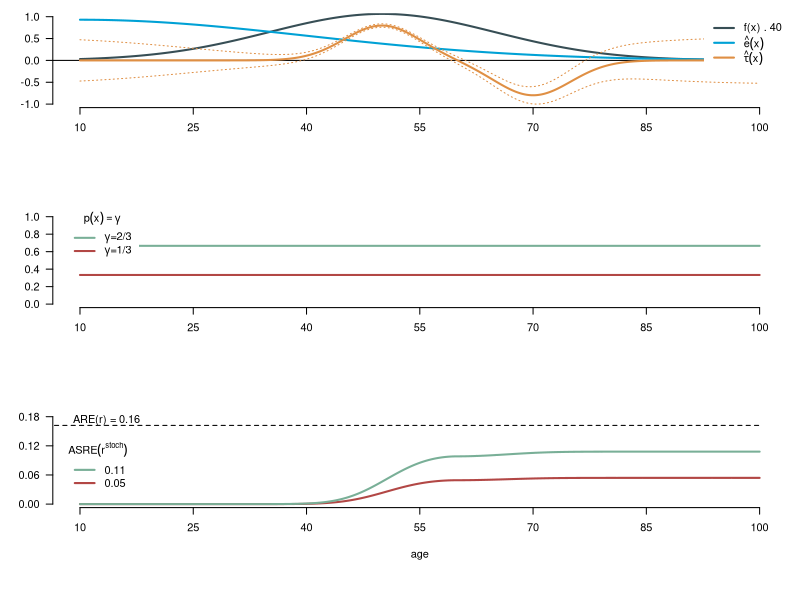
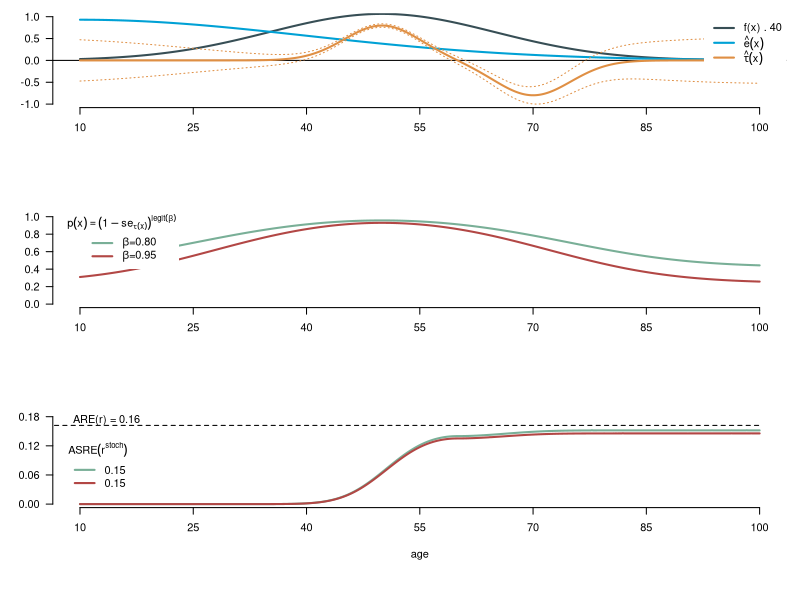
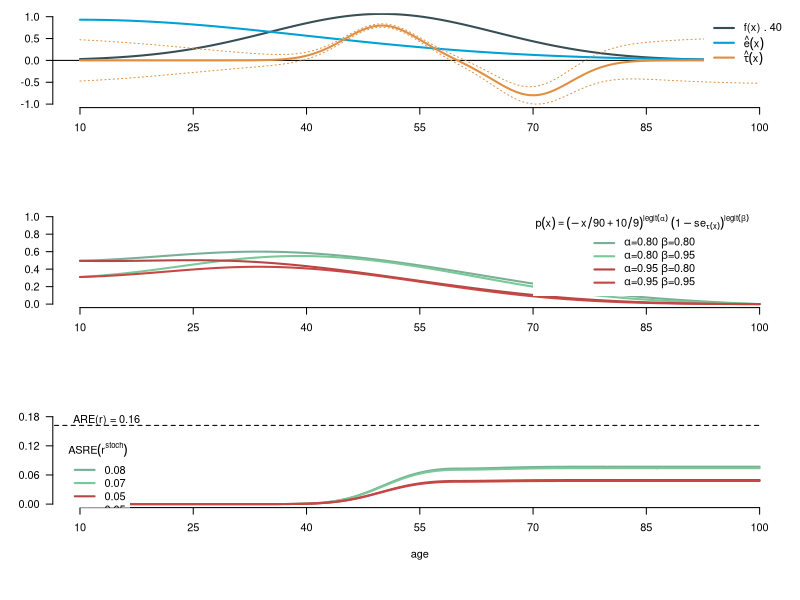
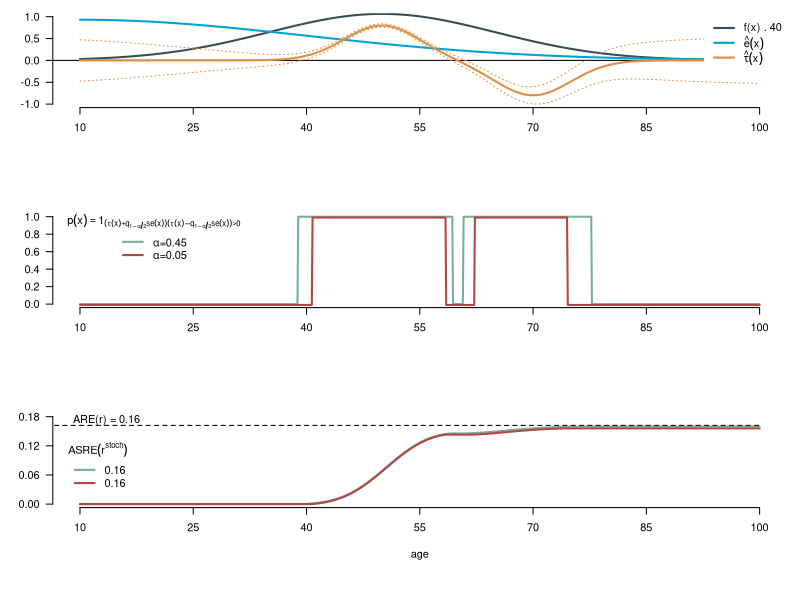
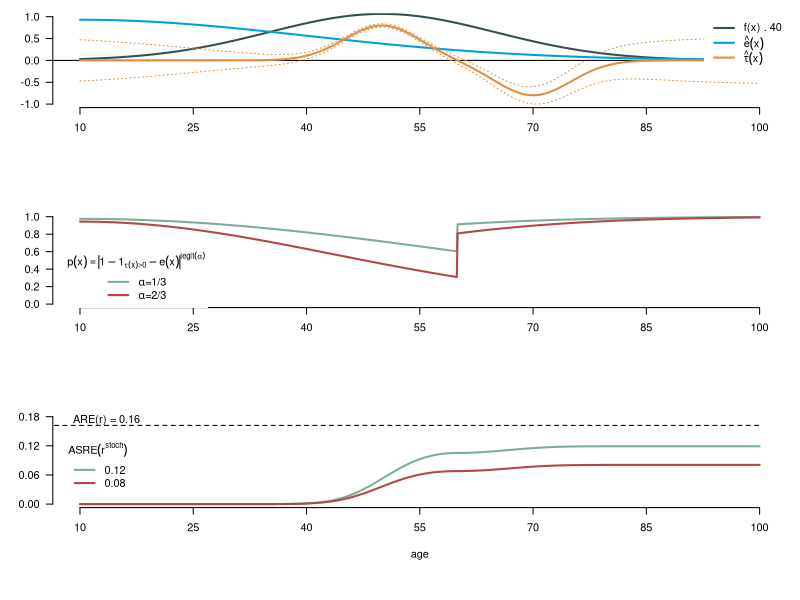

These figures' R source, in order:
mu1 <- 50
sig1 <- 15

mu2 <- 20
sig2 <- 5

mu3 <- 40
sig3 <- 5

mu4 <- 50
sig4 <- 20

mu5 <- 10
sig5 <- 30

f1 <- function(x) {exp(-(x-mu1)^2/(2*sig1^2)) /(sig1*sqrt(2*pi)) }
f2 <- function(x) {exp(-(x-mu2)^2/(2*sig2^2)) /(sig2*sqrt(2*pi)) }
f3 <- function(x) {exp(-(x-mu3)^2/(2*sig3^2)) /(sig3*sqrt(2*pi)) }
f4 <- function(x) {exp(-(x-mu4)^2/(2*sig4^2)) /(sig4*sqrt(2*pi)) }
f5 <- function(x) {exp(-(x-mu5)^2/(2*sig5^2)) /(sig5*sqrt(2*pi)) }

f <- function(x) f1(x)
e <- function(x) 70*f5(x)

lwst <- .039
expan <- .00165
expit2 <- function(x) abs(1/(1+exp(-x))-.5+lwst)
se <- function(x) expit2(expan*(50-x)^2)
tau <- function(x) { 10*(f2(x-30)-f3(x-30)) }

r_e <- function(x) { 10*(f2(x)-f4(x)) }
i <- function(x) {.5*log((x+1)/(1-x)) }

p <- function(x) {gamma*(1-abs(r_e(x)))^i(alpha) }
#gam <- function(x){(1+exp(.1*(x-60)))^-1}

p1 <- function(x) {gam(x)*abs(tau(x))^i(alpha)*(1-se(x))^i(beta) }


asre_f <- function(x) { p(x)*f(x)*tau(x)*r_e(x) }
asre_f0 <- function(x) { p0(x)*f(x)*tau(x)*(ifelse(tau(x)>0,1,0)-e(x)) }
asre_f1 <- function(x) { p1(x)*f(x)*tau(x)*(ifelse(tau(x)>0,1,0)-e(x)) }

are_f1 <- function(x) { f(x)*tau(x)*(ifelse(tau(x)>0,1,0)-e(x)) }

p2 <- function(x) {gamma*abs(tau(x))^i(alpha) }
asre_f2 <- function(x) { p2(x)*f(x)*tau(x)*r_e(x) }

sim<- seq(10,100,by=.1)

wl <- 10
dev.new(width=wl, height=wl*3, pointsize=7)
par(mar=c(7,4,1,1))
par(mfrow=c(3,1))
par(xpd=FALSE)

# plot 1

plot(1, type="n", bty="n", xaxt="n", xlim=range(sim), ylim=c(-1,1), xlab="", ylab="", las=1)
axis(side=1, at = seq(10,100, by=15))
abline(h=0)
points(sim, 40*sapply(sim, f), type="l", lwd=2, col="#374E55FF")
#points(sim, sapply(sim, r_e), type="l", lwd=2, col="#00A1D5FF")
points(sim, sapply(sim, e), type="l", lwd=2, col="#00A1D5FF")
points(sim, sapply(sim, tau), type="l", lwd=2, col="#DF8F44FF")
points(sim, sapply(sim, function(x) tau(x)+se(x)), type="l", lwd=1, lty=3, col="#DF8F44FF")
points(sim, sapply(sim, function(x) tau(x)-se(x)), type="l", lwd=1, lty=3, col="#DF8F44FF")

par(xpd=TRUE)
legend("topright", box.lty = 0, bg="white",
       legend=c("f(x) . 40", expression(hat(e)(x)), expression(hat(tau)(x))),
       lwd=2, col=c("#374E55FF", "#00A1D5FF","#DF8F44FF"))

plot(1, type="n", bty="n", xaxt="n", xlim=range(sim), ylim=c(0,1), xlab="", ylab="", las=1)
axis(side=1, at = seq(10,100, by=15))

jamacol1 <- c("#79AF97FF", "#79C897")[1]
jamacol2 <- c("#B24745FF", "#C84745")[1]
jamacol <- c(jamacol2, jamacol1)

n <- 4
it <- 0
p0 <- function(x) {gamma }

for (k in seq(0,1,length=n)[-c(1,n)]) {
        gamma <- k
it <- it+1
lines(sim, sapply(sim, p0), lwd=2, col=jamacol[it])
}

legend(8,1.06, box.lty = 0, title=expression(p(x)==gamma),
       legend=rev(c(expression(paste(gamma, "=1/3 ")),
                expression(paste(gamma, "=2/3 ")))),
       lwd=2, col=rev(jamacol))


plot(1, type="n", bty="n", xaxt="n", yaxt="n", xlim=range(sim), ylim=c(0,.18), xlab="age", ylab="")
axis(side=1, at = seq(10,100, by=15))
axis(side=2, at = seq(0,.18, length=4), las=1)

n <- 4
it <- 0
asre_val <- list()

for (k in seq(0,1,length=n)[-c(1,n)]) {
        gamma <- k
        it <- it+1
        lines(sim, sapply(sim, function(x) integrate(asre_f0, lower=10, upper=x)$value), lwd=2, col=jamacol[it])
        asre_val[[it]] <- integrate(asre_f0, lower=10, upper=100)$value
}

par(xpd=FALSE)
asre_val <- sapply(asre_val,c)
are_val <- integrate(are_f1, lower=10, upper=100)$value

segments(0,are_val,100,are_val, lty=2)

legend(8,.13, box.lty = 0, title=expression(ASRE(r^stoch)), bg="white",
       legend=rev(format(round(asre_val, digits=2), nsmall = 2)), 
       lwd=2, col=rev(jamacol))
text(13.5, are_val+.01, paste("ARE(r) =", format(round(are_val, digits=2), nsmall = 2)) )

### plot 2

dev.new(width=wl, height=wl*3, pointsize=7)
par(mar=c(7,4,1,1))
par(mfrow=c(3,1))
par(xpd=FALSE)

plot(1, type="n", bty="n", xaxt="n", xlim=range(sim), ylim=c(-1,1), xlab="", ylab="", las=1)
axis(side=1, at = seq(10,100, by=15))
abline(h=0)
points(sim, 40*sapply(sim, f), type="l", lwd=2, col="#374E55FF")
#points(sim, sapply(sim, r_e), type="l", lwd=2, col="#00A1D5FF")
points(sim, sapply(sim, e), type="l", lwd=2, col="#00A1D5FF")
points(sim, sapply(sim, tau), type="l", lwd=2, col="#DF8F44FF")
points(sim, sapply(sim, function(x) tau(x)+se(x)), type="l", lwd=1, lty=3, col="#DF8F44FF")
points(sim, sapply(sim, function(x) tau(x)-se(x)), type="l", lwd=1, lty=3, col="#DF8F44FF")


legend("topright", box.lty = 0, bg="white",
       legend=c("f(x) . 40", expression(hat(e)(x)), expression(hat(tau)(x))),
       lwd=2, col=c("#374E55FF", "#00A1D5FF","#DF8F44FF"))

par(xpd=TRUE)
plot(1, type="n", bty="n", xaxt="n", xlim=range(sim), ylim=c(0,1), xlab="", ylab="", las=1)
axis(side=1, at = seq(10,100, by=15))

jamacol1 <- c("#79AF97FF", "#79C897")[1]
jamacol2 <- c("#B24745FF", "#C84745")[1]
jamacol <- c(jamacol1, jamacol2)

it <- 0
p0 <- function(x) (1-se(x))^i(beta)

for (k in c(.80,.95)) {
                beta <- k
                it <- it+1
                lines(sim, sapply(sim, p0), lwd=2, col=jamacol[it])
        }

legend(8,1.03, box.lty = 0, title=expression(p(x)==(1-se[tau(x)])^legit(beta)),
       legend=c(expression(paste(beta, "=0.80")),
                expression(paste(beta, "=0.95"))),
       lwd=2, col=jamacol)


plot(1, type="n", bty="n", xaxt="n", yaxt="n", xlim=range(sim), ylim=c(0,.18), xlab="age", ylab="")
axis(side=1, at = seq(10,100, by=15))
axis(side=2, at = seq(0,.18, length=4), las=1)

n <- 5
it <- 0
asre_val <- list()

for (k in c(.80,.95)) {
                beta <- k
                it <- it+1
                lines(sim, sapply(sim, function(x) integrate(asre_f0, lower=10, upper=x)$value), lwd=2, col=jamacol[it])
                asre_val[[it]] <- integrate(asre_f0, lower=10, upper=100)$value
        }

asre_val <- sapply(asre_val,c)
are_val <- integrate(are_f1, lower=10, upper=100)$value

par(xpd=FALSE)
segments(0,are_val,100,are_val, lty=2)

legend(8,.13, box.lty = 0, title=expression(ASRE(r^stoch)), bg="white",
       legend=format(round(asre_val, digits=2), nsmall = 2), 
       lwd=2, col=jamacol)
text(13.5, are_val+.01, paste("ARE(r) =", format(round(are_val, digits=2), nsmall = 2)) )

### plot 3
dev.new(width=wl, height=wl*3, pointsize=7)
par(mar=c(7,4,1,1))
par(mfrow=c(3,1))
par(xpd=FALSE)

plot(1, type="n", bty="n", xaxt="n", xlim=range(sim), ylim=c(-1,1), xlab="", ylab="", las=1)
axis(side=1, at = seq(10,100, by=15))
abline(h=0)
points(sim, 40*sapply(sim, f), type="l", lwd=2, col="#374E55FF")
#points(sim, sapply(sim, r_e), type="l", lwd=2, col="#00A1D5FF")
points(sim, sapply(sim, e), type="l", lwd=2, col="#00A1D5FF")
points(sim, sapply(sim, tau), type="l", lwd=2, col="#DF8F44FF")
points(sim, sapply(sim, function(x) tau(x)+se(x)), type="l", lwd=1, lty=3, col="#DF8F44FF")
points(sim, sapply(sim, function(x) tau(x)-se(x)), type="l", lwd=1, lty=3, col="#DF8F44FF")

par(xpd=TRUE)
legend("topright", box.lty = 0, bg="white",
       legend=c("f(x) . 40", expression(hat(e)(x)), expression(hat(tau)(x))),
       lwd=2, col=c("#374E55FF", "#00A1D5FF","#DF8F44FF"))

plot(1, type="n", bty="n", xaxt="n", xlim=range(sim), ylim=c(0,1), xlab="", ylab="", las=1)
axis(side=1, at = seq(10,100, by=15))

jamacol1 <- c("#79AF97FF", "#79C897")
jamacol2 <- c("#B24745FF", "#C84745")
jamacol <- c(jamacol1, jamacol2)

it <- 0
p0 <- function(x) (1-se(x))^i(beta) * (-x/90+10/9)^i(alpha)

for (j in c(.80,.95)) {
        alpha <- j
for (k in c(.80,.95)) {
        beta <- k
        it <- it+1
        lines(sim, sapply(sim, p0), lwd=2, col=jamacol[it])
}
}

legend(70,1.03, box.lty = 0, title=expression(p(x)==(-x/90+10/9)^legit(alpha)~(1-se[tau(x)])^legit(beta)),
       legend=c(expression(paste(alpha, "=0.80 ", beta, "=0.80")),
                expression(paste(alpha, "=0.80 ", beta, "=0.95")),
                expression(paste(alpha, "=0.95 ", beta, "=0.80")),
                expression(paste(alpha, "=0.95 ", beta, "=0.95"))),
       lwd=2, col=jamacol)


plot(1, type="n", bty="n", xaxt="n", yaxt="n", xlim=range(sim), ylim=c(0,.18), xlab="age", ylab="")
axis(side=1, at = seq(10,100, by=15))
axis(side=2, at = seq(0,.18, length=4), las=1)

it <- 0
asre_val <- list()

for (j in c(.80,.95)) {
        alpha <- j
        for (k in c(.80,.95)) {
                beta <- k
        it <- it+1
        lines(sim, sapply(sim, function(x) integrate(asre_f0, lower=10, upper=x)$value), lwd=2, col=jamacol[it])
        asre_val[[it]] <- integrate(asre_f0, lower=10, upper=100)$value
        }
}

asre_val <- sapply(asre_val,c)
are_val <- integrate(are_f1, lower=10, upper=100)$value

par(xpd=FALSE)
segments(0,are_val,100,are_val, lty=2)

legend(8,.13, box.lty = 0, title=expression(ASRE(r^stoch)), bg="white",
       legend=format(round(asre_val, digits=2), nsmall = 2), 
       lwd=2, col=jamacol)
text(13.5, are_val+.01, paste("ARE(r) =", format(round(are_val, digits=2), nsmall = 2)) )

### plot 4
dev.new(width=wl, height=wl*3, pointsize=7)
par(mar=c(7,4,1,1))
par(mfrow=c(3,1))
par(xpd=FALSE)

plot(1, type="n", bty="n", xaxt="n", xlim=range(sim), ylim=c(-1,1), xlab="", ylab="", las=1)
axis(side=1, at = seq(10,100, by=15))
abline(h=0)
points(sim, 40*sapply(sim, f), type="l", lwd=2, col="#374E55FF")
#points(sim, sapply(sim, r_e), type="l", lwd=2, col="#00A1D5FF")
points(sim, sapply(sim, e), type="l", lwd=2, col="#00A1D5FF")
points(sim, sapply(sim, tau), type="l", lwd=2, col="#DF8F44FF")
points(sim, sapply(sim, function(x) tau(x)+se(x)), type="l", lwd=1, lty=3, col="#DF8F44FF")
points(sim, sapply(sim, function(x) tau(x)-se(x)), type="l", lwd=1, lty=3, col="#DF8F44FF")

par(xpd=TRUE)
legend("topright", box.lty = 0, bg="white",
       legend=c("f(x) . 40", expression(hat(e)(x)), expression(hat(tau)(x))),
       lwd=2, col=c("#374E55FF", "#00A1D5FF","#DF8F44FF"))

plot(1, type="n", bty="n", xaxt="n", xlim=range(sim), ylim=c(0,1), xlab="", ylab="", las=1)
axis(side=1, at = seq(10,100, by=15))

jamacol1 <- c("#79AF97FF", "#79C897")[1]
jamacol2 <- c("#B24745FF", "#C84745")[1]
jamacol <- c(jamacol1, jamacol2)

p0 <- function(x) as.numeric(sign((tau(x)+qt*se(x))*(tau(x)-qt*se(x)))==1)

it <- 0
for (j in c(0.45, .05) ) {
        qt <- qnorm(1-j/2)
                it <- it+1
                lines(sim, sapply(sim, p0)-(it-1)*.01, lwd=2, col=jamacol[it])
        }

legend(8,1.03, box.lty = 0, title=expression(p(x)==1[(tau(x)+q[1-alpha/2]*se(x))*(tau(x)-q[1-alpha/2]*se(x))>0]),
       legend=c(expression(paste(alpha, "=0.45 ")),
                expression(paste(alpha, "=0.05 "))),
       lwd=2, col=jamacol)


plot(1, type="n", bty="n", xaxt="n", yaxt="n", xlim=range(sim), ylim=c(0,.18), xlab="age", ylab="")
axis(side=1, at = seq(10,100, by=15))
axis(side=2, at = seq(0,.18, length=4), las=1)

it <- 0
asre_val <- list()

for (j in c(0.3, .05) ) {
        qt <- qnorm(1-j/2)
        it <- it+1
                lines(seq(10,100, by=.5), sapply(seq(10,100, by=.5)+.05, function(x) integrate(asre_f0, lower=10, upper=x)$value), lwd=2, col=jamacol[it])
                asre_val[[it]] <- integrate(asre_f0, lower=10, upper=100)$value
        }

asre_val <- sapply(asre_val,c)
are_val <- integrate(are_f1, lower=10, upper=100)$value

par(xpd=FALSE)
segments(0,are_val,100,are_val, lty=2)

legend(8,.13, box.lty = 0, title=expression(ASRE(r^stoch)), bg="white",
       legend=format(round(asre_val, digits=2), nsmall = 2), 
       lwd=2, col=jamacol)
text(13.5, are_val+.01, paste("ARE(r) =", format(round(are_val, digits=2), nsmall = 2)) )

### plot 5
dev.new(width=wl, height=wl*3, pointsize=7)
par(mar=c(7,4,1,1))
par(mfrow=c(3,1))
par(xpd=FALSE)

plot(1, type="n", bty="n", xaxt="n", xlim=range(sim), ylim=c(-1,1), xlab="", ylab="", las=1)
axis(side=1, at = seq(10,100, by=15))
abline(h=0)
points(sim, 40*sapply(sim, f), type="l", lwd=2, col="#374E55FF")
#points(sim, sapply(sim, r_e), type="l", lwd=2, col="#00A1D5FF")
points(sim, sapply(sim, e), type="l", lwd=2, col="#00A1D5FF")
points(sim, sapply(sim, tau), type="l", lwd=2, col="#DF8F44FF")
points(sim, sapply(sim, function(x) tau(x)+se(x)), type="l", lwd=1, lty=3, col="#DF8F44FF")
points(sim, sapply(sim, function(x) tau(x)-se(x)), type="l", lwd=1, lty=3, col="#DF8F44FF")

par(xpd=TRUE)
legend("topright", box.lty = 0, bg="white",
       legend=c("f(x) . 40", expression(hat(e)(x)), expression(hat(tau)(x))),
       lwd=2, col=c("#374E55FF", "#00A1D5FF","#DF8F44FF"))

plot(1, type="n", bty="n", xaxt="n", xlim=range(sim), ylim=c(0,1), xlab="", ylab="", las=1)
axis(side=1, at = seq(10,100, by=15))

jamacol1 <- c("#79AF97FF", "#79C897")[1]
jamacol2 <- c("#B24745FF", "#C84745")[1]
jamacol <- c(jamacol1, jamacol2)

p0 <- function(x) abs(1-ifelse(tau(x)>0,1,0)-e(x))^i(alpha)

it <- 0
for (j in c(1/3, 2/3) ) {
        alpha <- j
        it <- it+1
        lines(sim, sapply(sim, p0), lwd=2, col=jamacol[it])
}

legend(8,.6, box.lty = 0, title=expression(p(x)==abs(1-1[tau(x)>0]-e(x))^legit(alpha)),
       legend=c(expression(paste(alpha, "=1/3 ")),
                expression(paste(alpha, "=2/3 "))),
       lwd=2, col=jamacol)


plot(1, type="n", bty="n", xaxt="n", yaxt="n", xlim=range(sim), ylim=c(0,.18), xlab="age", ylab="")
axis(side=1, at = seq(10,100, by=15))
axis(side=2, at = seq(0,.18, length=4), las=1)

it <- 0
asre_val <- list()

for (j in c(1/3, 2/3) ) {
        alpha <- j
        it <- it+1
        lines(seq(10,100, by=.5), sapply(seq(10,100, by=.5), function(x) integrate(asre_f0, lower=10, upper=x)$value), lwd=2, col=jamacol[it])
        asre_val[[it]] <- integrate(asre_f0, lower=10, upper=100)$value
}

asre_val <- sapply(asre_val,c)
are_val <- integrate(are_f1, lower=10, upper=100)$value

par(xpd=FALSE)
segments(0,are_val,100,are_val, lty=2)

legend(8,.13, box.lty = 0, title=expression(ASRE(r^stoch)), bg="white",
       legend=format(round(asre_val, digits=2), nsmall = 2), 
       lwd=2, col=jamacol)
text(13.5, are_val+.01, paste("ARE(r) =", format(round(are_val, digits=2), nsmall = 2)) )
